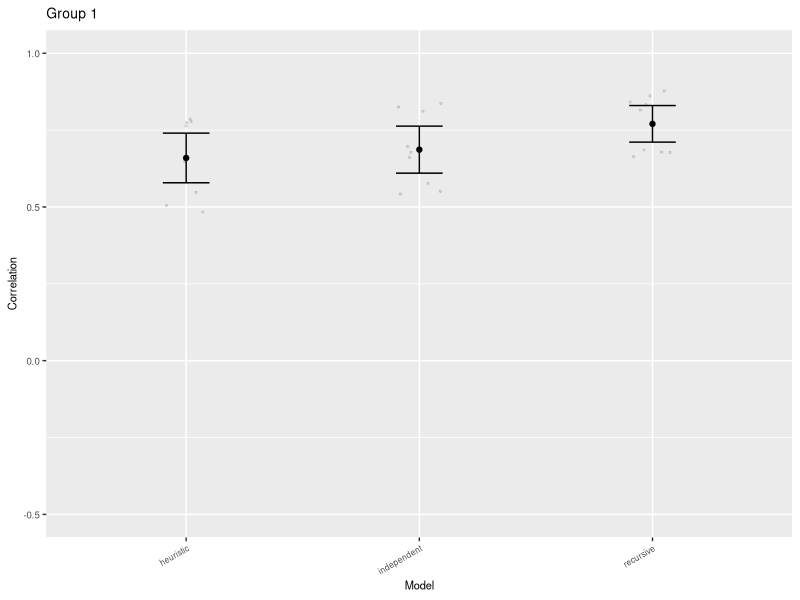
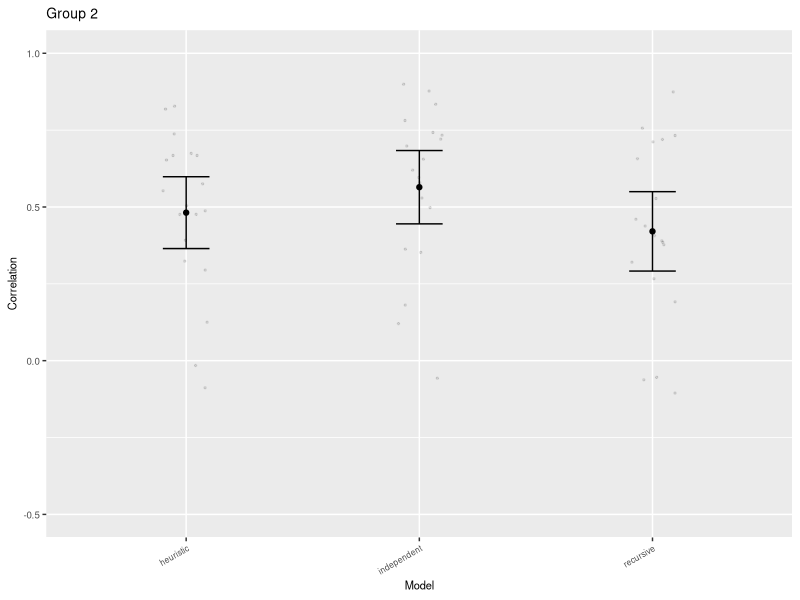
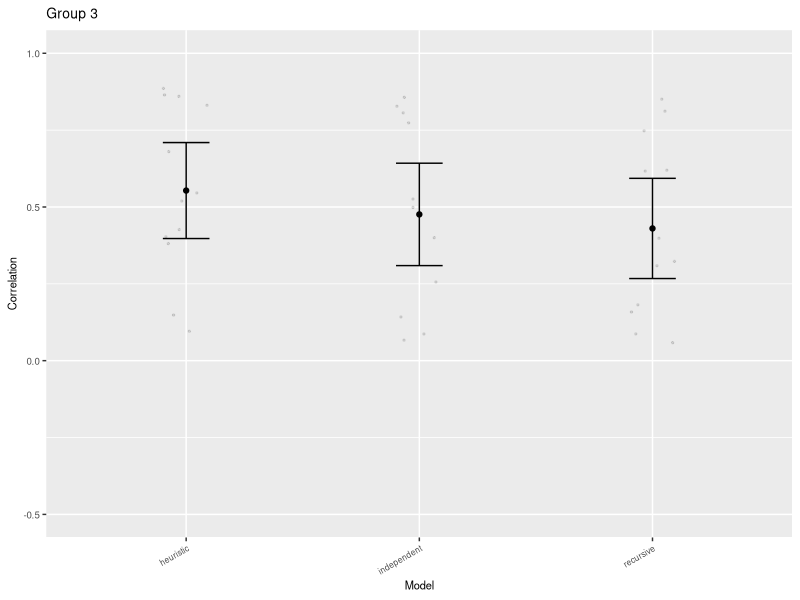

These figures' R source, in order: (Note: this script raises an error after producing the figures.)

library(ggplot2)
library(tidyr)
library(dplyr)


# Clear workspace
rm(list=ls())


# Conditions
# 
# Game					Cell
# ------------------------------
# prisoner's dilemma	0
# prisoner's dilemma	1
# prisoner's dilemma	3
# threat				0
# threat				1
# threat				2
# threat				3
# disjunctive			0
# disjunctive			3
# coordination			0
# coordination			1
# singleControl			0
# singleControl			1

# 
# ======= Layout of each game =====================
#
# - The bottom left number in each cell is the reward for the row player
# - The top right number in each cell is the reward for the column player
# - The top left number in parentheses indicates the ID for that cell
#		(used in the list of conditions above)
#
#  ---------------
# |(0) 12 |(1) 12 |
# | 12    | 12    |
# |---------------|
# |(2) 12 |(3) 0  |
# | 12    | 0     |
#  ---------------
#
# ======== Payouts for each game ===================
#
# Prisoner's dilemma
#  ---------------
# |(0) 8  |(1) 12 |
# | 8     | 0     |
# |---------------|
# |(2) 0  |(3) 4  |
# | 12    | 4     |
#  ---------------
#
# Threat
#  ---------------
# |(0) 6  |(1) 12 |
# | 12    | 6     |
# |---------------|
# |(2) 0  |(3) 6  |
# | 6     | 0     |
#  ---------------
#
# Disjunctive
#  ---------------
# |(0) 12 |(1) 12 |
# | 12    | 12    |
# |---------------|
# |(2) 12 |(3) 0  |
# | 12    | 0     |
#  ---------------
#
# Coordination
#  ---------------
# |(0) 12 |(1) 0  |
# | 12    | 0     |
# |---------------|
# |(2) 0  |(3) 12 |
# | 0     | 12    |
#  ---------------
#
# Single control
#  ---------------
# |(0) 6  |(1) 6  |
# | 6     | 0     |
# |---------------|
# |(2) 6  |(3) 6  |
# | 6     | 0     |
#  ---------------

# Constants / parameters
CI <- 1.96 # 95% confidence interval
nConditions <- 13
games <- c("pd0","pd1","pd3",
           "threat0","threat1","threat2","threat3",
           "disjunctive0","disjunctive3",
           "coordination0","coordination1",
           "singleControl0","singleControl1")

# Load the data into dataframes
alldata <- read.csv("reformattedData.csv")
dataMeans <- read.csv("dataMeansReformatted.csv")

# Only include participants who passed the attention check
passed <- filter(alldata, condition=="attentioncheck", rating==1)$subject
filtered <- filter(alldata, subject %in% passed, condition != "attentioncheck") %>%
            rename(game = condition)

# Recursive model predictions
recursiveModelPreds <- read.csv("modelPredictionsReformatted.csv") %>%
                       rename(recursiveModel = rating)
# Generate renormalized model predictions without strangers
recursiveModelPreds.noStrangers <- recursiveModelPreds %>%
                                   spread(relationship, recursiveModel) %>%
                                   select(game,enemies,friends)
                                   
sums <- recursiveModelPreds.noStrangers$enemies +
            recursiveModelPreds.noStrangers$friends
recursiveModelPreds.noStrangers$enemies <- recursiveModelPreds.noStrangers$enemies / sums
recursiveModelPreds.noStrangers$friends <- recursiveModelPreds.noStrangers$friends / sums
recursiveModelPreds.noStrangers <- recursiveModelPreds.noStrangers %>%
                                   gather("relationship","recursiveModel",
                                          c(enemies,friends))

# Independent DM model predictions
independentDmModelPreds <- read.csv("SoftHeuristic.csv") %>%
                           rename(independentModel = rating)
# Generate renormalized model predictions without strangers
independentDmModelPreds.noStrangers <- independentDmModelPreds %>%
                                   spread(relationship, independentModel) %>%
                                   select(game,enemies,friends)
                                
sums <- independentDmModelPreds.noStrangers$enemies +
            independentDmModelPreds.noStrangers$friends
independentDmModelPreds.noStrangers$enemies <- independentDmModelPreds.noStrangers$enemies / sums
independentDmModelPreds.noStrangers$friends <- independentDmModelPreds.noStrangers$friends / sums
independentDmModelPreds.noStrangers <- independentDmModelPreds.noStrangers %>%
                                   gather("relationship","independentModel",
                                          c(enemies,friends))

# Heuristic model predictions
heuristicModelPreds = read.csv("heuristicModelReformatted2.csv") %>%
                      rename(heuristicModel = rating)
# Generate renormalized model predictions without strangers
heuristicModelPreds.noStrangers <- heuristicModelPreds %>%
                                   spread(relationship, heuristicModel) %>%
                                   select(game,enemies,friends)
                                   
sums <- heuristicModelPreds.noStrangers$enemies +
            heuristicModelPreds.noStrangers$friends
heuristicModelPreds.noStrangers$enemies <- heuristicModelPreds.noStrangers$enemies / sums
heuristicModelPreds.noStrangers$friends <- heuristicModelPreds.noStrangers$friends / sums
heuristicModelPreds.noStrangers <- heuristicModelPreds.noStrangers %>%
                                   gather("relationship","heuristicModel",
                                          c(enemies,friends))
# This procudure sometimes results in NaN results, b/c the heuristic model
# had assigned p=1 to strangers. In this cases, we will assume that p=0.5 for
# friend and enemies.
allRatings <- heuristicModelPreds.noStrangers$heuristicModel
heuristicModelPreds.noStrangers$heuristicModel <-
    replace(allRatings, is.nan(allRatings), 0.5)


# Put all the predictions together into a single data frame
modelPredictions <- inner_join(recursiveModelPreds, independentDmModelPreds) %>%
                    inner_join(heuristicModelPreds)
modelPredictions.noStrangers <- inner_join(recursiveModelPreds.noStrangers,
                                           independentDmModelPreds.noStrangers) %>%
                                         inner_join(heuristicModelPreds.noStrangers)




# models <- list(modelPredictions, heuristicModelPredictions, heuristicModelSoft)
#n = length(passed) * length(models)
n = length(passed)

renormalizePredictions <- function(preds) {
    
    for (g in games) {
        # Select out the predictions for each game
        gPreds <- filter(preds, game==g)
        
        # Then renormalize each column
        gPreds$recursiveModel <- gPreds$recursiveModel / sum(gPreds$recursiveModel)
        gPreds
    }

}


# Find the MSE and correlation coefficient between all people and each model
# predictions: model predictions
# d: subject data
# includeStrangers: whether or not to include strangers in calculations
extractCorrelation <- function(predictions, d, includeStrangers = FALSE) {

  extracted.corr <- data.frame(subject = numeric(n), recursive = numeric(n),
                               independent = numeric(n), heuristic = numeric(n))
  extracted.mse <- data.frame(subject = numeric(n), recursive = numeric(n),
                               independent = numeric(n), heuristic = numeric(n))
  
  for(indexi in 1:length(passed)) {
      index = passed[indexi]
	  
      if(includeStrangers == FALSE) {
        predictions <- filter(predictions, relationship != "strangers")
      }
      predictions <- arrange(predictions, game, relationship)
      
      person = filter(d, subject == index)
      if(includeStrangers == FALSE){
        person = filter(person, relationship != "strangers")
      }
      person <- arrange(person, game, relationship)
      
      # Compute correlation coefficient between a person and models
	  extracted.corr$subject[indexi] <- index
	  extracted.corr$recursive[indexi] <- cor(predictions$recursiveModel, person$rating)
	  extracted.corr$independent[indexi] <- cor(predictions$independentModel, person$rating)
	  extracted.corr$heuristic[indexi] <- cor(predictions$heuristicModel, person$rating)
	  
	  # Compute MSE between a person and models
	  extracted.mse$subject[indexi] <- index
	  extracted.mse$recursive[indexi] <- sum((person$rating - predictions$recurisveModel)^2) / nrow(person)
	  extracted.mse$independent[indexi] <- sum((person$rating - predictions$independentModel)^2) / nrow(person)
	  extracted.mse$heuristic[indexi] <- sum((person$rating - predictions$heuristicModel)^2) / nrow(person)

  }
  
  return(list(extracted.corr, extracted.mse))
}



# Make correlation plot
# means: data frame of means
# fulldata: data frame of all subject's means
# t: title of plot
# fileName: name of file to save
# saveFile: set to TRUE to save a copy of the plot
makeCorrPlot <- function(means, fulldata, t, fileName, saveFile = FALSE) {
	print(ggplot(data=means, aes(x=model)) +
		  geom_point(aes(y=mean), stat="identity") +
		  geom_errorbar(aes(ymin=mean-ci95, ymax=mean+ci95), width=0.2) +
		  geom_jitter(data=fulldata, aes(x=model, y=r),
					  alpha=0.1,  width=0.1, size=0.5) +
		  scale_y_continuous(name="Correlation", limits=c(-0.5,1)) +
		  scale_x_discrete(name="Model") +
		  theme(legend.position="none",
		        axis.text.x=element_text(size=6, angle=30, hjust=1),
		        axis.title.x=element_text(size=8),
		        axis.title.y=element_text(size=8),
		        axis.text.y=element_text(size=7),
		        axis.ticks=element_line(size=0.5),
		        plot.title=element_text(size=10)) +
				#axis.title.y = element_text(angle=0, vjust=0.5, hjust=0.5)) +
		  scale_color_brewer(palette = "Set2") +
		  ggtitle(t))

	if (saveFile) {
		dev.copy(pdf, fileName, width=1.5, height=2.2)
		dev.off()
	}
}

# Exclude strangers and generate plots
e = extractCorrelation(modelPredictions.noStrangers, filtered, FALSE)
rs <- e[[1]] # correlation coefficients
mses <- e[[2]] # MSEs

# Generate plots of correlation coefficients
rs.tidy <- gather(rs, "model", "r", 
                  c(recursive, independent, heuristic))
rs.tidy.grouped <- group_by(rs.tidy, subject) %>%
						    mutate(bestModel = which(r==max(r)))
groupCounts <- rs.tidy.grouped %>% select(subject, bestModel) %>%
               distinct(.keep_all = TRUE) %>%
               group_by(bestModel) %>%
               count()

count(rs.tidy.grouped)
print("Group counts:")
print(groupCounts)

means.group1 <- rs.tidy.grouped %>%
                filter(bestModel==1) %>%
				group_by(model) %>%
				summarize(mean = mean(r),
				          sd = sd(r),
						  ci95 = CI*sd(r)/sqrt(groupCounts$n[1]))
makeCorrPlot(means.group1, filter(rs.tidy.grouped, bestModel==1), "Group 1","group1_corr.pdf", saveFile=FALSE)
print("Group 1 mean rs:")
print(means.group1)
						  
means.group2 <- rs.tidy.grouped %>%
                filter(bestModel==2) %>%
				group_by(model) %>%
				summarize(mean = mean(r),
				          sd = sd(r),
						  ci95 = CI*sd(r)/sqrt(groupCounts$n[2]))
makeCorrPlot(means.group2, filter(rs.tidy.grouped, bestModel==2),  "Group 2", "group2_corr.pdf", saveFile=FALSE)
print("Group 2 mean rs:")
print(means.group2)
						  
means.group3 <- rs.tidy.grouped %>%
                filter(bestModel==3) %>%
				group_by(model) %>%
				summarize(mean = mean(r),
				          sd = sd(r),
						  ci95 = CI*sd(r)/sqrt(groupCounts$n[3]))
makeCorrPlot(means.group3, filter(rs.tidy.grouped, bestModel==3),  "Group 3", "group3_corr.pdf", saveFile=FALSE)
print("Group 3 mean rs:")
print(means.group3)

# Generate plots of ratings

# Make plot of all data
# d: data
# rel: string of the name of the relationship to plot
# t: title of plot
# fileName: name of file to save
# saveFile: set to TRUE to save a copy of the plot
makeDataScatterPlot <- function(d, rel, t, fileName, saveFile = FALSE) {
    
    relData <- filter(d, relationship==rel)

	print(ggplot() +
        geom_jitter(data=relData, aes(x=game, y=rating), alpha=0.4, size=0.5) +
        scale_y_continuous(name="Rating") +
		scale_x_discrete(name="Condition") +
		theme(axis.text.x=element_blank(),
		      axis.title.x=element_text(size=8),
		      axis.title.y=element_text(size=8),
		      axis.text.y=element_text(size=7),
		      axis.ticks=element_line(size=0.5),
		      plot.title=element_text(size=10)) +
	    ggtitle(t))

	if (saveFile) {
		dev.copy(pdf, fileName, width=2.2, height=1.5)
		dev.off()
	}
}

# Sort the data by the mean rating for friends
sortedData <- arrange(inner_join(filtered, rename(dataMeans, meanRating = rating)), meanRating)
dataMeanFriends <- filter(dataMeans, relationship=="friends")
sortedData$game <- factor(sortedData$game, levels=dataMeanFriends$game[order(dataMeanFriends$rating)])

# Make plots for the three relationship types
makeDataScatterPlot(sortedData, "friends", "Friends", "friends.pdf", saveFile = FALSE)
makeDataScatterPlot(sortedData, "strangers", "Strangers", "strangers.pdf", saveFile = FALSE)
makeDataScatterPlot(sortedData, "enemies", "Enemies", "enemies.pdf", saveFile = FALSE)

						  

